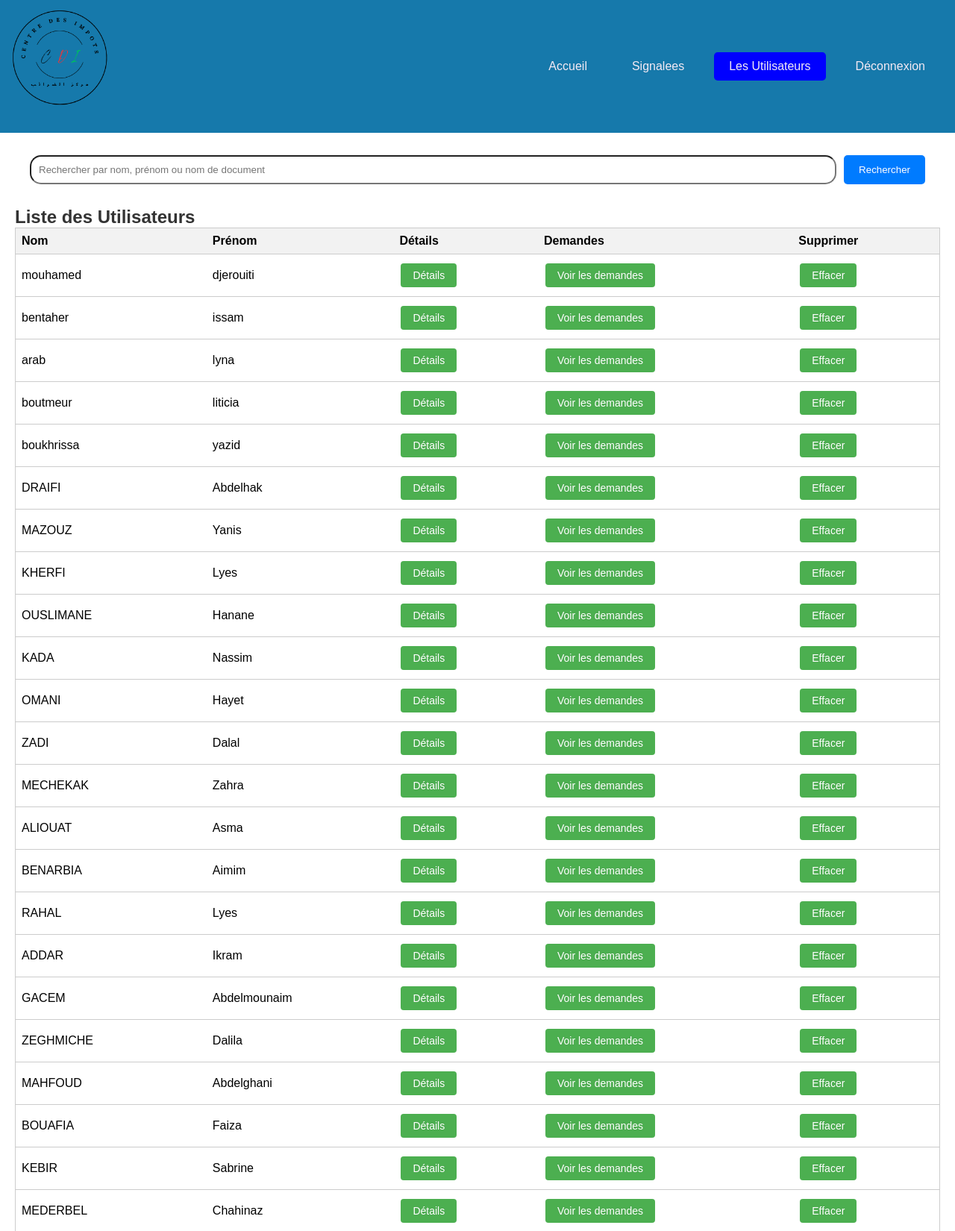
The page /views/centre/utilisateur.php (signed in, upper part) on the database its author committed.
### tables this page shows
CREATE TABLE `personne` (
  `id` int(11) NOT NULL,
  `nom` varchar(255) NOT NULL,
  `prenom` varchar(255) NOT NULL,
  `sexe` enum('homme','femme','autre') NOT NULL,
  `dateNaissance` date NOT NULL,
  `email` varchar(255) NOT NULL,
  `motDePasse` varchar(255) NOT NULL,
  `username` varchar(255) DEFAULT NULL
);

### views/centre/utilisateur.php (the view, shortened to what this page needs)
<?php
require_once "../../control/db_connection.php";
$search = isset($_GET['search']) ? $_GET['search'] : '';
$sql = "SELECT * FROM personne WHERE email NOT IN ('centre_des_impots@gmail.com', 'Service_Recette@gmail.com', 'Service_Pricipale_de_Gestion@gmail.com', 'Servise_de_Controle_et_de_la_Recherche@gmail.com')";
$stmt = $pdo->prepare($sql);
$stmt->execute();
$users = $stmt->fetchAll();
?>
<!DOCTYPE html>
<html lang="fr">
<head>
    <link rel="stylesheet" href="../../public/css/style1.css">
</head>
<body>
<header>
    <div class="container">
        <div class="logo">
            <img src="../../public/images/logo1.png" alt="CDI">
        </div>
        <nav class="bar">
            <ul>
                <li><a href="centre.php">Accueil</a></li>
                <li><a href="les_demandes_sig.php">Signalees</a></li>
                <li><a class="active" href="utilisateur.php">Les Utilisateurs</a></li>
                <li><a href="../../control/deconnexion.php" onclick="confirmLogout(event)">Déconnexion</a></li>
            </ul>
        </nav>
    </div>
</header>
<div class="search-bar">
    <div class="container">
        <form method="GET" action="utilisateur.php">
            <input type="text" name="search" placeholder="Rechercher par nom, prénom ou nom de document" value="<?php echo htmlspecialchars($search); ?>">
            <button type="submit">Rechercher</button>
        </form>
    </div>
</div>
<div class="user-table-container">
    <h2>Liste des Utilisateurs</h2>
    <table class="user-table">
        <thead>
            <tr>
                <th>Nom</th>
                <th>Prénom</th>
                <th>Détails</th>
                <th>Demandes</th>
                <th>Supprimer</th>
            </tr>
        </thead>
        <tbody>
            <?php
            if ($users) {
                foreach ($users as $user) {
                    echo "<tr>";
                    echo "<td>{$user['nom']}</td>";
                    echo "<td>{$user['prenom']}</td>";
                    echo "<td><a href='../detailper.php?id=" . "&id=" . $user['id'] . "&nom_personne=" . $user['nom'] . "&prenom_personne=" . $user['prenom'] . "&date_de_naissance=" . $user['dateNaissance'] . "' class='user-details-btn'>Détails</a></td>";
                    echo "<td><a href='les_demande_de_per.php?id_personne=" . $user['id'] . "' class='view-demands-btn'>Voir les demandes</a></td>";
                    echo "<td><a href='#' onclick='showDeleteConfirmationDialog(event, \"../../control/efface_user.php?id_personne=" . $user['id'] . "\")' class='user-delete-btn'>Effacer</a></td>";
                    echo "</tr>";
                }
            } else {
                echo "<tr><td colspan='5'>Aucun utilisateur trouvé</td></tr>";
            }
            ?>
        </tbody>
    </table>
</div>
</body>
</html>

### public/css/style1.css (style rules this page uses)
* { margin: 0; padding: 0; box-sizing: border-box; }
body { font-size: 16px; }
.container { width: 1200px; margin: 0 auto; height: 100%; }
header { padding: 70px; background-color: #1679AB; position: relative; }
header .container { display: flex; justify-content: space-between; align-items: center; }
.logo img { width: 150px; height: auto; position: absolute; top: 0px; left: 5px; }
body { font-family: 'Ubuntu', sans-serif; }
a { text-shadow: 0px 0px 3px rgba(117, 117, 117, 0.12); color: #2991ab; text-decoration: none; }
header .bar ul { display: flex; list-style: none; }
header .bar a { display: block; padding: 10px 20px; margin: 0 10px; color: #F3EBF6; }
header .bar a.active { background-color: blue; border-radius: 5px; }
.search-bar { margin: 30px 30px; }
.search-bar form { display: flex; justify-content: center; }
.search-bar input[type="text"] { padding: 10px; width: calc(100% - 80px); border-radius: 15px; }
.search-bar button { padding: 10px 20px; background-color: #007bff; color: #fff; border: none; cursor: pointer; border-radius: 5px; margin-left: 10px; }
.user-table-container { margin: 20px; }
.user-table-container h2 { color: #333; }
.user-table { width: 100%; border-collapse: collapse; border: 1px solid #ccc; }
.user-table th, .user-table td { padding: 8px; text-align: left; border-bottom: 1px solid #ccc; }
.user-table th { background-color: #f2f2f2; }
.user-table a { background-color: #4CAF50; color: white; border: none; padding: 8px 16px; text-align: center; text-decoration: none; display: inline-block; font-size: 14px; margin: 4px 2px; cursor: pointer; border-radius: 4px; }

### rows shown on the page
personne: nom "mouhamed", prenom "djerouiti"
personne: nom "bentaher", prenom "issam"
personne: nom "arab", prenom "lyna"
personne: nom "boutmeur", prenom "liticia"
personne: nom "boukhrissa", prenom "yazid"
personne: nom "DRAIFI", prenom "Abdelhak"
personne: nom "MAZOUZ", prenom "Yanis"
personne: nom "KHERFI", prenom "Lyes"
personne: nom "OUSLIMANE", prenom "Hanane"
personne: nom "KADA", prenom "Nassim"
personne: nom "OMANI", prenom "Hayet"
personne: nom "ZADI", prenom "Dalal"
personne: nom "MECHEKAK", prenom "Zahra"
personne: nom "ALIOUAT", prenom "Asma"
personne: nom "BENARBIA", prenom "Aimim"
personne: nom "RAHAL", prenom "Lyes"
personne: nom "ADDAR", prenom "Ikram"
personne: nom "GACEM", prenom "Abdelmounaim"
personne: nom "ZEGHMICHE", prenom "Dalila"
personne: nom "MAHFOUD", prenom "Abdelghani"
personne: nom "BOUAFIA", prenom "Faiza"
personne: nom "KEBIR", prenom "Sabrine"
personne: nom "MEDERBEL", prenom "Chahinaz"
